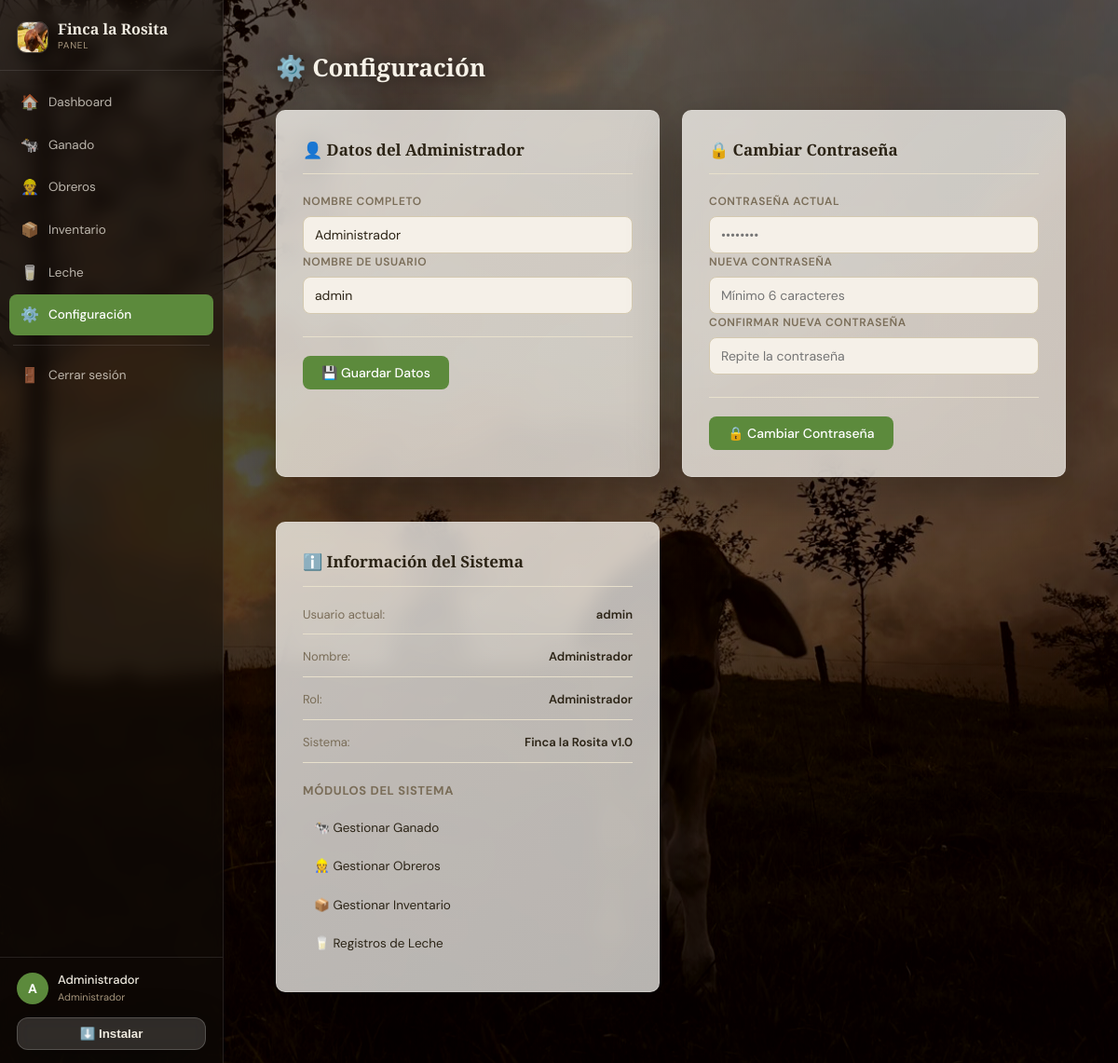
Page /configuracion (signed in) on the committed database.
### models/usuario.py (models this page shows, shortened)
class Usuario(UserMixin, db.Model):
    id = db.Column(db.Integer, primary_key=True)
    username = db.Column(db.String(80), unique=True, nullable=False)
    password = db.Column(db.String(200), nullable=False)
    nombre = db.Column(db.String(100), nullable=False)

### routes/configuracion.py (the view, shortened to what this page needs)
@config_bp.route('/configuracion', methods=['GET', 'POST'])
@login_required
def index():
    return render_template('configuracion.html')

### routes/auth.py (called while the page is built)
@login_manager.user_loader
def load_user(user_id):
    return Usuario.query.get(int(user_id))

### templates/configuracion.html (shortened to what this page needs)
{% extends 'base.html' %}
{% block content %}
<div class="page-header">
    <h1 class="page-title">⚙️ Configuración</h1>
</div>
<div class="config-grid">
    <div class="form-card">
        <h2 class="card-title">👤 Datos del Administrador</h2>
        <form method="POST">
            <div class="form-group">
                <label>Nombre Completo</label>
                <input type="text" name="nombre" value="{{ current_user.nombre }}" required>
            </div>
            <div class="form-group">
                <label>Nombre de Usuario</label>
                <input type="text" name="username" value="{{ current_user.username }}" required>
            </div>
            <div class="form-actions">
                <button type="submit" class="btn-primary">💾 Guardar Datos</button>
            </div>
        </form>
    </div>
    <div class="form-card">
        <h2 class="card-title">🔒 Cambiar Contraseña</h2>
        <form method="POST">
            <div class="form-group">
                <label>Contraseña Actual</label>
                <input type="password" name="password_actual" required placeholder="••••••••">
            </div>
            <div class="form-group">
                <label>Nueva Contraseña</label>
                <input type="password" name="password_nuevo" required placeholder="Mínimo 6 caracteres">
            </div>
            <div class="form-group">
                <label>Confirmar Nueva Contraseña</label>
                <input type="password" name="password_confirmar" required placeholder="Repite la contraseña">
            </div>
            <div class="form-actions">
                <button type="submit" class="btn-primary">🔒 Cambiar Contraseña</button>
            </div>
        </form>
    </div>
    <div class="form-card info-card">
        <h2 class="card-title">ℹ️ Información del Sistema</h2>
        <div class="info-list">
            <div class="info-item">
                <span class="info-label">Usuario actual:</span>
                <span class="info-value">{{ current_user.username }}</span>
            </div>
            <div class="info-item">
                <span class="info-label">Nombre:</span>
                <span class="info-value">{{ current_user.nombre }}</span>
            </div>
            <div class="info-item">
                <span class="info-label">Rol:</span>
                <span class="info-value">Administrador</span>
            </div>
            <div class="info-item">
                <span class="info-label">Sistema:</span>
                <span class="info-value">Finca la Rosita v1.0</span>
            </div>
        </div>
        <div class="nav-links-config">
            <h3>Módulos del Sistema</h3>
            <a href="{{ url_for('ganado.index') }}" class="config-link">🐄 Gestionar Ganado</a>
            <a href="{{ url_for('obreros.index') }}" class="config-link">👷 Gestionar Obreros</a>
            <a href="{{ url_for('inventario.index') }}" class="config-link">📦 Gestionar Inventario</a>
            <a href="{{ url_for('leche.index') }}" class="config-link">🥛 Registros de Leche</a>
        </div>
    </div>
</div>
{% endblock %}

### templates/base.html (shortened to what this page needs)
<!DOCTYPE html>
<html lang="es">
<head>
    <link rel="stylesheet" href="{{ url_for('static', filename='css/style.css', v=20) }}">
</head>
<body class="admin-body">
    <div class="app-bg" aria-hidden="true"></div>
    <div class="layout">
        <aside class="sidebar">
            <div class="sidebar-brand">
                <img class="brand-logo" src="{{ url_for('static', filename='img/logo.jpg') }}" alt="Logo">
                <div>
                    <div class="brand-name">Finca la Rosita</div>
                    <div class="brand-sub">Panel</div>
                </div>
            </div>
            <nav class="sidebar-nav">
                <a href="{{ url_for('dashboard.index') }}" class="nav-item {% if request.endpoint and request.endpoint.startswith('dashboard') %}active{% endif %}">
                    <span class="nav-icon">🏠</span> Dashboard
                </a>
                <a href="{{ url_for('ganado.index') }}" class="nav-item {% if request.endpoint and request.endpoint.startswith('ganado') %}active{% endif %}">
                    <span class="nav-icon">🐄</span> Ganado
                </a>
                <a href="{{ url_for('obreros.index') }}" class="nav-item {% if request.endpoint and request.endpoint.startswith('obreros') %}active{% endif %}">
                    <span class="nav-icon">👷</span> Obreros
                </a>
                <a href="{{ url_for('inventario.index') }}" class="nav-item {% if request.endpoint and request.endpoint.startswith('inventario') %}active{% endif %}">
                    <span class="nav-icon">📦</span> Inventario
                </a>
                <a href="{{ url_for('leche.index') }}" class="nav-item {% if request.endpoint and request.endpoint.startswith('leche') %}active{% endif %}">
                    <span class="nav-icon">🥛</span> Leche
                </a>
                <a href="{{ url_for('config.index') }}" class="nav-item {% if request.endpoint and request.endpoint.startswith('config') %}active{% endif %}">
                    <span class="nav-icon">⚙️</span> Configuración
                </a>
                <div class="nav-divider"></div>
                <a href="{{ url_for('auth.logout') }}" class="nav-item nav-logout">
                    <span class="nav-icon">🚪</span> Cerrar sesión
                </a>
            </nav>
            <div class="sidebar-footer">
                <div class="user-info">
                    <div class="user-avatar">{{ (current_user.nombre or current_user.username or 'A')[:1].upper() }}</div>
                    <div>
                        <div class="user-name">{{ current_user.nombre or 'Administrador' }}</div>
                        <div class="user-role">Administrador</div>
                    </div>
                </div>
                <button class="install-app-btn pwa-install pwa-install-desktop" type="button">⬇️ Instalar</button>
            </div>
        </aside>
        <main class="main-content">
            <div class="content-wrapper">
                {% block content %}{% endblock %}
            </div>
        </main>
    </div>
</body>
</html>

### rows in the picture
Usuario: nombre "A", nombre "Administrador", username "admin"
